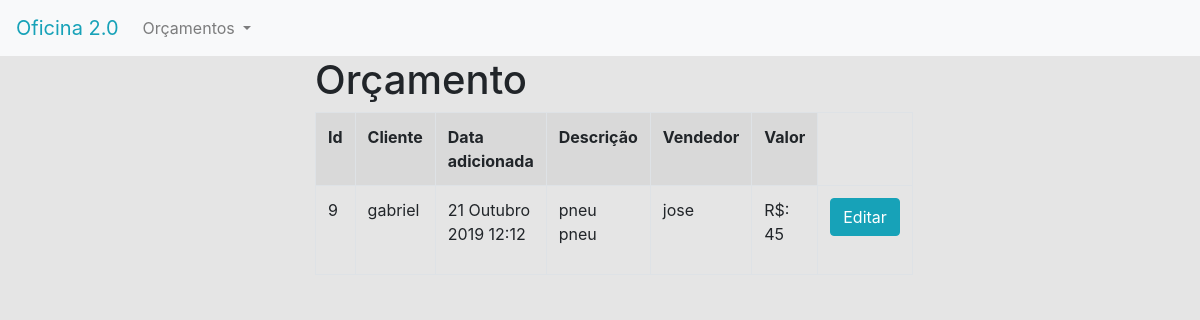
Screenshot of /orcamento/9 with the database file from the repository.
### oficina2/models.py (models this page shows, shortened)
class Orcamento(models.Model):
    id = models.IntegerField(primary_key=True)
    cliente = models.CharField(max_length=50)
    datahora = models.DateTimeField()
    descricao = models.TextField()
    valor = models.FloatField()
    vendedor = models.CharField(max_length=50)

### oficina2/views.py (the view)
# urls.py: path('orcamento/<int:orcamento_id>',views.orcamento,name='orcamento'),
def orcamento(request,orcamento_id):
    orcamento = Orcamento.objects.get(id=orcamento_id)
    return render(request,'oficina2/orcamento.html',{'orcamento':orcamento})

### oficina2/templates/oficina2/orcamento.html
{% extends 'oficina2/base.html' %}
{% block content %}
<div class="col-md-6 mx-md-auto col-sm-12">
    <h1>Orçamento</h1>
    <table class="table table-striped table-bordered">
    <tr>
        <th>Id</th>
        <th>Cliente</th>
        <th>Data adicionada</th>
        <th>Descrição</th>
        <th>Vendedor</th>
        <th>Valor</th>
    </tr>
    <tr>
        <td><p>{{ orcamento.id }}</p></td>
        <td><p>{{ orcamento.cliente }}</p></td>
        <td><p>{{ orcamento.datahora|date:'d F Y G:h' }}</p></td>
        <td><p>{{ orcamento.descricao }}</p></td>
        <td><p>{{ orcamento.vendedor }}</p></td>
        <td><p>R$: {{ orcamento.valor }}</p></td>
		<td><a class="btn btn-info" href="{% url 'edit_orcamento' orcamento.id %}">Editar</a></td>
    </tr>
    </table>
</div>
</body>
</html>
{% endblock content %}

### rows the page displays
Orcamento: id "9", cliente "gabriel", datahora "21 Outubro 2019 12:12", descricao "pneu pneu", vendedor "jose", valor "45"
